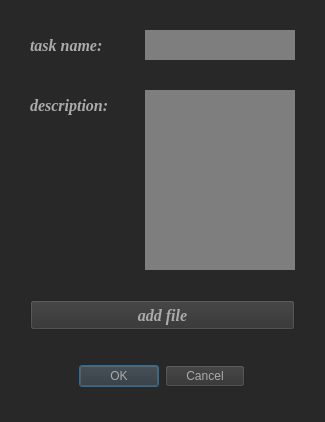
<?xml version="1.0" encoding="UTF-8"?>
<ui version="4.0">
 <class>doing_my_task</class>
 <widget class="QDialog" name="doing_my_task">
  <property name="geometry">
   <rect>
    <x>0</x>
    <y>0</y>
    <width>325</width>
    <height>422</height>
   </rect>
  </property>
  <property name="minimumSize">
   <size>
    <width>325</width>
    <height>422</height>
   </size>
  </property>
  <property name="maximumSize">
   <size>
    <width>325</width>
    <height>422</height>
   </size>
  </property>
  <property name="windowTitle">
   <string>Dialog</string>
  </property>
  <property name="styleSheet">
   <string notr="true">background-color: rgb(40, 40, 40);</string>
  </property>
  <widget class="QDialogButtonBox" name="buttonBox">
   <property name="geometry">
    <rect>
     <x>79</x>
     <y>360</y>
     <width>166</width>
     <height>32</height>
    </rect>
   </property>
   <property name="cursor">
    <cursorShape>PointingHandCursor</cursorShape>
   </property>
   <property name="styleSheet">
    <string notr="true">color: rgb(171, 171, 171);
background-color: rgb(50, 50, 50);</string>
   </property>
   <property name="orientation">
    <enum>Qt::Horizontal</enum>
   </property>
   <property name="standardButtons">
    <set>QDialogButtonBox::Cancel|QDialogButtonBox::Ok</set>
   </property>
  </widget>
  <widget class="QLabel" name="label">
   <property name="geometry">
    <rect>
     <x>30</x>
     <y>30</y>
     <width>100</width>
     <height>30</height>
    </rect>
   </property>
   <property name="font">
    <font>
     <family>Georgia</family>
     <pointsize>12</pointsize>
     <weight>75</weight>
     <italic>true</italic>
     <bold>true</bold>
    </font>
   </property>
   <property name="styleSheet">
    <string notr="true">color: rgb(171, 171, 171);</string>
   </property>
   <property name="text">
    <string>task name:</string>
   </property>
  </widget>
  <widget class="QLineEdit" name="lineEdit">
   <property name="geometry">
    <rect>
     <x>145</x>
     <y>30</y>
     <width>150</width>
     <height>30</height>
    </rect>
   </property>
   <property name="font">
    <font>
     <family>Georgia</family>
     <pointsize>12</pointsize>
     <weight>75</weight>
     <bold>true</bold>
    </font>
   </property>
   <property name="toolTip">
    <string>task name</string>
   </property>
   <property name="styleSheet">
    <string notr="true">background-color: rgb(126, 126, 126);
selection-color: rgb(255, 255, 255);
selection-background-color: rgb(0, 0, 0);
color: rgb(0, 0, 0);</string>
   </property>
   <property name="frame">
    <bool>false</bool>
   </property>
  </widget>
  <widget class="QLabel" name="label_2">
   <property name="geometry">
    <rect>
     <x>30</x>
     <y>90</y>
     <width>100</width>
     <height>30</height>
    </rect>
   </property>
   <property name="font">
    <font>
     <family>Georgia</family>
     <pointsize>12</pointsize>
     <weight>75</weight>
     <italic>true</italic>
     <bold>true</bold>
    </font>
   </property>
   <property name="styleSheet">
    <string notr="true">color: rgb(171, 171, 171);</string>
   </property>
   <property name="text">
    <string>description:</string>
   </property>
  </widget>
  <widget class="QTextEdit" name="textEdit">
   <property name="geometry">
    <rect>
     <x>145</x>
     <y>90</y>
     <width>150</width>
     <height>180</height>
    </rect>
   </property>
   <property name="font">
    <font>
     <family>Georgia</family>
     <pointsize>12</pointsize>
     <weight>75</weight>
     <bold>true</bold>
    </font>
   </property>
   <property name="toolTip">
    <string>description</string>
   </property>
   <property name="styleSheet">
    <string notr="true">background-color: rgb(126, 126, 126);
selection-color: rgb(255, 255, 255);
selection-background-color: rgb(0, 0, 0);
color: rgb(0, 0, 0);</string>
   </property>
   <property name="frameShape">
    <enum>QFrame::NoFrame</enum>
   </property>
  </widget>
  <widget class="QPushButton" name="pushButton">
   <property name="geometry">
    <rect>
     <x>30</x>
     <y>300</y>
     <width>265</width>
     <height>30</height>
    </rect>
   </property>
   <property name="font">
    <font>
     <family>Georgia</family>
     <pointsize>12</pointsize>
     <weight>75</weight>
     <italic>true</italic>
     <bold>true</bold>
    </font>
   </property>
   <property name="cursor">
    <cursorShape>PointingHandCursor</cursorShape>
   </property>
   <property name="toolTip">
    <string>add file</string>
   </property>
   <property name="styleSheet">
    <string notr="true">color: rgb(171, 171, 171);
background-color: rgb(50, 50, 50);</string>
   </property>
   <property name="text">
    <string>add file</string>
   </property>
  </widget>
 </widget>
 <resources/>
 <connections>
  <connection>
   <sender>buttonBox</sender>
   <signal>accepted()</signal>
   <receiver>doing_my_task</receiver>
   <slot>accept()</slot>
   <hints>
    <hint type="sourcelabel">
     <x>248</x>
     <y>254</y>
    </hint>
    <hint type="destinationlabel">
     <x>157</x>
     <y>274</y>
    </hint>
   </hints>
  </connection>
  <connection>
   <sender>buttonBox</sender>
   <signal>rejected()</signal>
   <receiver>doing_my_task</receiver>
   <slot>reject()</slot>
   <hints>
    <hint type="sourcelabel">
     <x>316</x>
     <y>260</y>
    </hint>
    <hint type="destinationlabel">
     <x>286</x>
     <y>274</y>
    </hint>
   </hints>
  </connection>
 </connections>
</ui>
